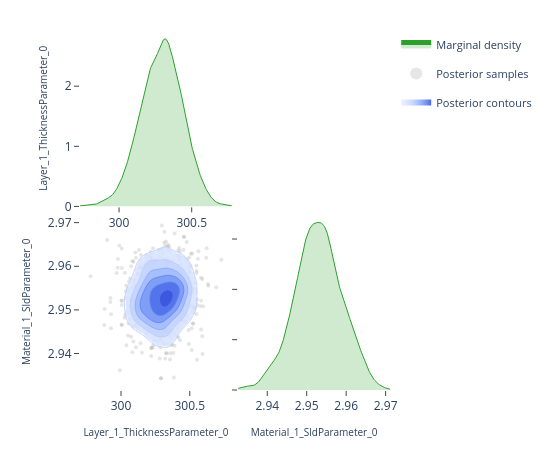

Source (notebook cell):
### Code cell
# ---- Pairwise focus: thickness vs SLD ---------------------------------------
# A 2-parameter corner plot zooms in on the joint posterior for a specific
# pair.  This is the same view the EasyReflectometryApp's "2D Heatmap"
# sub-tab uses to inspect parameter degeneracies.


params_of_interest = ['Layer_1_ThicknessParameter_0', 'Material_1_SldParameter_0']
idx = [posterior.param_names.index(p) for p in params_of_interest]
subset_draws = np.asarray(posterior.draws)[:, idx]

fig = plot_corner(subset_draws, params_of_interest)
fig.show()

### Figure 1 — Plotly figure (JSON) as saved in the notebook; plotly's stock layout.template omitted (floating-point values rounded to 4 significant figures; data arrays with more than 128 entries replaced by an {"elided": "..."} marker saying what was removed)
{"data": [{"fill": "tozeroy", "fillcolor": "rgba(44, 160, 44, 0.22)", "hoverinfo": "skip", "legendgroup": "marginal", "line": {"color": "rgb(44, 160, 44)", "width": 1}, "mode": "lines", "name": "Marginal density", "showlegend": true, "type": "scatter", "x": {"elided": "256 float values"}, "xaxis": "x", "y": {"elided": "256 float values"}, "yaxis": "y"}, {"hoverinfo": "skip", "legendgroup": "scatter", "marker": {"color": "rgba(140, 140, 140, 0.22)", "size": 4}, "mode": "markers", "name": "Posterior samples", "showlegend": true, "type": "scatter", "x": {"elided": "640 float values"}, "xaxis": "x3", "y": {"elided": "640 float values"}, "yaxis": "y3", "zorder": 0}, {"colorscale": [[0.0, "rgba(224, 233, 255, 0.62)"], [0.35, "rgba(183, 203, 255, 0.70)"], [0.6, "rgba(138, 169, 252, 0.78)"], [0.82, "rgba(96, 131, 242, 0.84)"], [1.0, "rgba(58, 86, 224, 0.90)"]], "connectgaps": false, "contours": {"coloring": "fill", "end": 167.5, "showlabels": false, "showlines": false, "size": 26.45, "start": 35.26}, "hoverinfo": "skip", "legendgroup": "contour", "name": "Posterior contours", "showlegend": true, "showscale": false, "type": "contour", "x": [299.7, 299.7, 299.8, 299.8, 299.8, 299.8, 299.8, 299.8, 299.8, 299.9, 299.9, 299.9, 299.9, 299.9, 299.9, 299.9, 299.9, 300.0, 300.0, 300.0, 300.0, 300.0, 300.0, 300.0, 300.0, 300.1, 300.1, 300.1, 300.1, 300.1, 300.1, 300.1, 300.2, 300.2, 300.2, 300.2, 300.2, 300.2, 300.2, 300.2, 300.3, 300.3, 300.3, 300.3, 300.3, 300.3, 300.3, 300.4, 300.4, 300.4, 300.4, 300.4, 300.4, 300.4, 300.4, 300.5, 300.5, 300.5, 300.5, 300.5, 300.5, 300.5, 300.6, 300.6, 300.6, 300.6, 300.6, 300.6, 300.6, 300.6, 300.7, 300.7, 300.7, 300.7, 300.7, 300.7, 300.7, 300.8, 300.8, 300.8], "xaxis": "x3", "y": [2.933, 2.933, 2.934, 2.934, 2.935, 2.935, 2.936, 2.936, 2.937, 2.937, 2.937, 2.938, 2.938, 2.939, 2.939, 2.94, 2.94, 2.941, 2.941, 2.942, 2.942, 2.943, 2.943, 2.944, 2.944, 2.945, 2.945, 2.946, 2.946, 2.947, 2.947, 2.948, 2.948, 2.949, 2.949, 2.95, 2.95, 2.951, 2.951, 2.952, 2.952, 2.953, 2.953, 2.954, 2.954, 2.955, 2.955, 2.956, 2.956, 2.956, 2.957, 2.957, 2.958, 2.958, 2.959, 2.959, 2.96, 2.96, 2.961, 2.961, 2.962, 2.962, 2.963, 2.963, 2.964, 2.964, 2.965, 2.965, 2.966, 2.966, 2.967, 2.967, 2.968, 2.968, 2.969, 2.969, 2.97, 2.97, 2.971, 2.971], "yaxis": "y3", "z": {"elided": "80x80 float values"}, "zmax": 167.5, "zmin": 35.26, "zorder": 1}, {"colorscale": [[0.0, "rgba(183, 203, 255, 0.94)"], [0.35, "rgba(183, 203, 255, 0.94)"], [0.35, "rgba(138, 169, 252, 0.95)"], [0.6, "rgba(138, 169, 252, 0.95)"], [0.6, "rgba(96, 131, 242, 0.96)"], [0.82, "rgba(96, 131, 242, 0.96)"], [0.82, "rgba(58, 86, 224, 0.98)"], [1.0, "rgba(58, 86, 224, 0.98)"]], "contours": {"coloring": "lines", "end": 167.5, "showlabels": false, "size": 26.45, "start": 35.26}, "hoverinfo": "skip", "legendgroup": "contour", "line": {"width": 0.9}, "showlegend": false, "showscale": false, "type": "contour", "x": [299.7, 299.7, 299.8, 299.8, 299.8, 299.8, 299.8, 299.8, 299.8, 299.9, 299.9, 299.9, 299.9, 299.9, 299.9, 299.9, 299.9, 300.0, 300.0, 300.0, 300.0, 300.0, 300.0, 300.0, 300.0, 300.1, 300.1, 300.1, 300.1, 300.1, 300.1, 300.1, 300.2, 300.2, 300.2, 300.2, 300.2, 300.2, 300.2, 300.2, 300.3, 300.3, 300.3, 300.3, 300.3, 300.3, 300.3, 300.4, 300.4, 300.4, 300.4, 300.4, 300.4, 300.4, 300.4, 300.5, 300.5, 300.5, 300.5, 300.5, 300.5, 300.5, 300.6, 300.6, 300.6, 300.6, 300.6, 300.6, 300.6, 300.6, 300.7, 300.7, 300.7, 300.7, 300.7, 300.7, 300.7, 300.8, 300.8, 300.8], "xaxis": "x3", "y": [2.933, 2.933, 2.934, 2.934, 2.935, 2.935, 2.936, 2.936, 2.937, 2.937, 2.937, 2.938, 2.938, 2.939, 2.939, 2.94, 2.94, 2.941, 2.941, 2.942, 2.942, 2.943, 2.943, 2.944, 2.944, 2.945, 2.945, 2.946, 2.946, 2.947, 2.947, 2.948, 2.948, 2.949, 2.949, 2.95, 2.95, 2.951, 2.951, 2.952, 2.952, 2.953, 2.953, 2.954, 2.954, 2.955, 2.955, 2.956, 2.956, 2.956, 2.957, 2.957, 2.958, 2.958, 2.959, 2.959, 2.96, 2.96, 2.961, 2.961, 2.962, 2.962, 2.963, 2.963, 2.964, 2.964, 2.965, 2.965, 2.966, 2.966, 2.967, 2.967, 2.968, 2.968, 2.969, 2.969, 2.97, 2.97, 2.971, 2.971], "yaxis": "y3", "z": {"elided": "80x80 float values"}, "zmax": 167.5, "zmin": 35.26, "zorder": 2}, {"fill": "tozeroy", "fillcolor": "rgba(44, 160, 44, 0.22)", "hoverinfo": "skip", "legendgroup": "marginal", "line": {"color": "rgb(44, 160, 44)", "width": 1}, "mode": "lines", "name": "Marginal density", "showlegend": false, "type": "scatter", "x": {"elided": "256 float values"}, "xaxis": "x4", "y": {"elided": "256 float values"}, "yaxis": "y4"}], "layout": {"height": 450, "legend": {"font": {"size": 11}, "itemsizing": "constant", "orientation": "v", "x": 1.02, "xanchor": "left", "y": 1.0, "yanchor": "top"}, "margin": {"b": 60, "l": 80, "r": 160, "t": 30}, "plot_bgcolor": "white", "showlegend": true, "width": 550, "xaxis": {"anchor": "y", "domain": [0.0, 0.49], "showgrid": false, "ticks": "outside", "zeroline": false}, "xaxis2": {"anchor": "y2", "domain": [0.51, 1.0], "showgrid": false, "ticks": "outside", "visible": false, "zeroline": false}, "xaxis3": {"anchor": "y3", "domain": [0.0, 0.49], "showgrid": false, "ticks": "outside", "title": {"font": {"size": 10}, "text": "Layer_1_ThicknessParameter_0"}, "zeroline": false}, "xaxis4": {"anchor": "y4", "domain": [0.51, 1.0], "showgrid": false, "ticks": "outside", "title": {"font": {"size": 10}, "text": "Material_1_SldParameter_0"}, "zeroline": false}, "yaxis": {"anchor": "x", "domain": [0.51, 1.0], "showgrid": false, "ticks": "outside", "title": {"font": {"size": 10}, "text": "Layer_1_ThicknessParameter_0"}, "zeroline": false}, "yaxis2": {"anchor": "x2", "domain": [0.51, 1.0], "showgrid": false, "ticks": "outside", "visible": false, "zeroline": false}, "yaxis3": {"anchor": "x3", "domain": [0.0, 0.49], "showgrid": false, "ticks": "outside", "title": {"font": {"size": 10}, "text": "Material_1_SldParameter_0"}, "zeroline": false}, "yaxis4": {"anchor": "x4", "domain": [0.0, 0.49], "showgrid": false, "showticklabels": false, "ticks": "outside", "zeroline": false}}}
